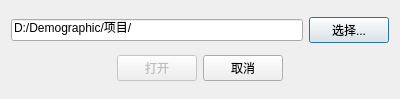
<?xml version="1.0" encoding="UTF-8"?>
<ui version="4.0">
 <class>OpenProject</class>
 <widget class="QDialog" name="OpenProject">
  <property name="geometry">
   <rect>
    <x>0</x>
    <y>0</y>
    <width>400</width>
    <height>99</height>
   </rect>
  </property>
  <property name="windowTitle">
   <string>打开项目</string>
  </property>
  <layout class="QGridLayout" name="gridLayout_2">
   <item row="0" column="0">
    <layout class="QGridLayout" name="gridLayout">
     <item row="0" column="0">
      <widget class="QLineEdit" name="leProjectPath">
       <property name="enabled">
        <bool>true</bool>
       </property>
       <property name="text">
        <string>D:/Demographic/项目/</string>
       </property>
       <property name="readOnly">
        <bool>true</bool>
       </property>
      </widget>
     </item>
     <item row="0" column="1">
      <widget class="QPushButton" name="selectPath">
       <property name="enabled">
        <bool>true</bool>
       </property>
       <property name="text">
        <string>选择...</string>
       </property>
      </widget>
     </item>
    </layout>
   </item>
   <item row="1" column="0">
    <layout class="QHBoxLayout" name="horizontalLayout">
     <item>
      <spacer name="horizontalSpacer">
       <property name="orientation">
        <enum>Qt::Horizontal</enum>
       </property>
       <property name="sizeHint" stdset="0">
        <size>
         <width>40</width>
         <height>20</height>
        </size>
       </property>
      </spacer>
     </item>
     <item>
      <widget class="QPushButton" name="open">
       <property name="enabled">
        <bool>false</bool>
       </property>
       <property name="text">
        <string>打开</string>
       </property>
      </widget>
     </item>
     <item>
      <widget class="QPushButton" name="cancel">
       <property name="text">
        <string>取消</string>
       </property>
      </widget>
     </item>
     <item>
      <spacer name="horizontalSpacer_2">
       <property name="orientation">
        <enum>Qt::Horizontal</enum>
       </property>
       <property name="sizeHint" stdset="0">
        <size>
         <width>40</width>
         <height>20</height>
        </size>
       </property>
      </spacer>
     </item>
    </layout>
   </item>
  </layout>
 </widget>
 <resources/>
 <connections/>
</ui>
